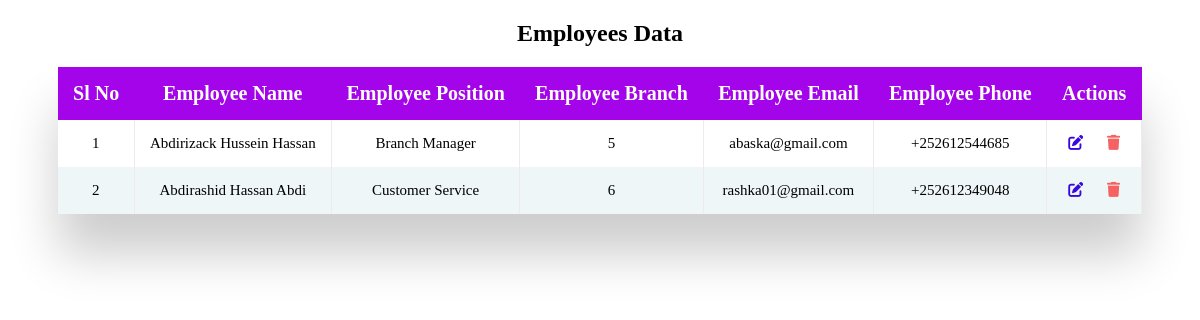
The app's page /employees/employee_data.php with its own data.
### tables this page shows
CREATE TABLE `employees` (
  `EmployeeID` int(11) NOT NULL,
  `FullName` varchar(90) NOT NULL,
  `Position` text NOT NULL,
  `BranchID` int(11) DEFAULT NULL,
  `Phone` varchar(15) DEFAULT NULL,
  `Email` varchar(100) DEFAULT NULL
);

### employees/employee_data.php (the view, shortened to what this page needs)
<?php include('../includes/connection.php');
?>
<!DOCTYPE html>
<html lang="en">
  <head>
    <link rel="stylesheet" href="employee_data.css" />
    <link
      rel="stylesheet"
      href="https://cdnjs.cloudflare.com/ajax/libs/font-awesome/6.5.1/css/all.min.css"
    />
  </head>
  <body>
    <h2>Employees Data</h2>
    <div class="table_container">
      <table class="table">
    <?php
    $select_query="Select * from `employees`";
    $result=mysqli_query($conn,$select_query);
    $i=1;
    if(mysqli_num_rows($result)>0){
      echo "  <thead>
      <tr>
        <th>Sl No</th>
        <th>Employee Name</th>
        <th>Employee Position</th>
        <th>Employee Branch</th>
        <th>Employee Email</th>
        <th>Employee Phone</th>
        <th>Actions</th>
      </tr>
    </thead>
    <tbody>";
       while( $row=mysqli_fetch_assoc($result)){
            $id=$row['EmployeeID'];
$Name=$row['FullName'];
$position=$row['Position'];
$branch=$row['BranchID'];
$Phone=$row['Phone'];
$Email=$row['Email'];
echo " <tr>
<td>$i</td>
<td>$Name</td>
<td>$position</td>
<td>$branch</td>
<td>$Email</td>
<td>$Phone</td>
<td>
<a href='employee_update.php?update_id=$id'><i class='fa-solid fa-pen-to-square'></i></a>
<a href='employee_delete.php?delete_id=$id'><i class='fa-solid fa-trash'></i></a>
</td>
</tr>";
$i++;
        }
      }
    else{
        echo "<h3 class='no_records'>No Records to display</h3>";
    }
?>          </tbody>
      </table>
    </div>

### employees/employee_data.css (style rules this page uses)
.table_container { margin: 20px 50px 50px; box-shadow: 0px 40px 50px rgba(0, 0, 0, 0.2); }
.table { font-size: 12px; border-collapse: collapse; width: 100%; max-width: 100%; white-space: nowrap; background-color: #fff; }
.table th { font-size: 20px; }
.table td, .table th { text-align: center; padding: 15px; }
.table td { border-right: 1px solid #edebeb; font-size: 15px; }
.table thead th { color: #fff; background: #a404e9; }
.table tr:nth-child(even) { background: #eff6f8; }
.fa-pen-to-square { color: #3709df; margin-right: 20px; }
.fa-trash { color: rgb(246, 98, 98); }
h2 { text-align: center; font-weight: bold; }

### records on screen
employees: FullName "Abdirizack Hussein Hassan", Position "Branch Manager", BranchID "5", Email "abaska@gmail.com", Phone "+252612544685"
employees: FullName "Abdirashid Hassan Abdi", Position "Customer Service", BranchID "6", Email "rashka01@gmail.com", Phone "+252612349048"
